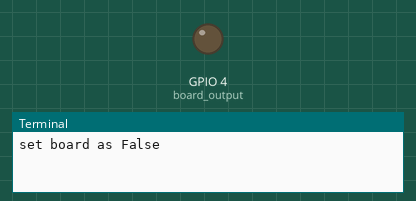
This program was run on a simulated Raspberry Pi (BCM pin numbers). Parts: output pins drawn as LEDs (lit = HIGH), the last lines printed to the terminal.

Above: at 2.5 s.
At 7.5 s:
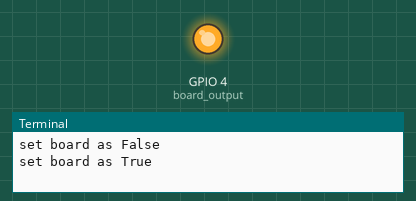
Timing chart, 0 to 13.0 s (numbered marks = the images above):
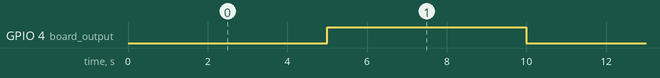

Measured:
- by itself, GPIO 4 (board_output): alternates HIGH for 5.0 s and LOW for 5.0 s

The program:

gpio_controller.py
```python
import RPi.GPIO as GPIO
import time
GPIO.setmode(GPIO.BCM)
GPIO.setwarnings(False)
board_output = 4
GPIO.setup(board_output, GPIO.OUT)
board_output_value = False
GPIO.output(board_output, board_output_value)
while True:
        GPIO.output(board_output, board_output_value)
        print "set board as", board_output_value
        board_output_value = not board_output_value
        time.sleep(5)
```
